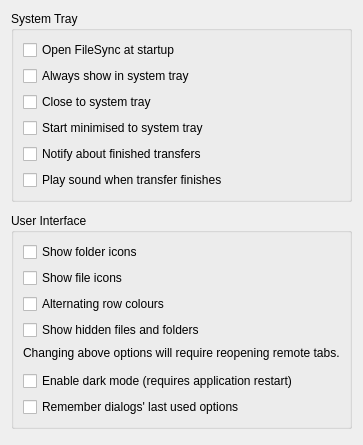
     <widget class="QWidget" name="tab_2">
      <attribute name="title">
       <string>Interface</string>
      </attribute>
      <layout class="QVBoxLayout" name="verticalLayout">
       <item>
        <widget class="QGroupBox" name="groupBox_3">
         <property name="title">
          <string>System Tray</string>
         </property>
         <layout class="QGridLayout" name="gridLayout_4">
          <item row="3" column="0">
           <widget class="QCheckBox" name="startMinimisedToTray">
            <property name="text">
             <string>Start minimised to system tray</string>
            </property>
           </widget>
          </item>
          <item row="2" column="0">
           <widget class="QCheckBox" name="closeToTray">
            <property name="text">
             <string>Close to system tray</string>
            </property>
           </widget>
          </item>
          <item row="1" column="0">
           <widget class="QCheckBox" name="alwaysShowInTray">
            <property name="text">
             <string>Always show in system tray</string>
            </property>
           </widget>
          </item>
          <item row="4" column="0">
           <widget class="QCheckBox" name="notifyFinishedTransfers">
            <property name="toolTip">
             <string>&lt;html&gt;&lt;head/&gt;&lt;body&gt;&lt;p&gt;Attempts to use OS specific notification features to notify about finished transfers&lt;/p&gt;&lt;/body&gt;&lt;/html&gt;</string>
            </property>
            <property name="text">
             <string>Notify about finished transfers</string>
            </property>
           </widget>
          </item>
          <item row="5" column="0">
           <widget class="QCheckBox" name="cb_soundNotif">
            <property name="text">
             <string>Play sound when transfer finishes</string>
            </property>
           </widget>
          </item>
          <item row="0" column="0">
           <widget class="QCheckBox" name="openAtStartup">
            <property name="text">
             <string>Open FileSync at startup</string>
            </property>
           </widget>
          </item>
         </layout>
        </widget>
       </item>
       <item>
        <spacer name="verticalSpacer">
         <property name="orientation">
          <enum>Qt::Vertical</enum>
         </property>
         <property name="sizeType">
          <enum>QSizePolicy::Fixed</enum>
         </property>
         <property name="sizeHint" stdset="0">
          <size>
           <width>20</width>
           <height>5</height>
          </size>
         </property>
        </spacer>
       </item>
       <item>
        <widget class="QGroupBox" name="groupBox">
         <property name="title">
          <string>User Interface</string>
         </property>
         <layout class="QGridLayout" name="gridLayout">
          <item row="8" column="0">
           <widget class="QCheckBox" name="darkMode">
            <property name="text">
             <string>Enable dark mode (requires application restart)</string>
            </property>
           </widget>
          </item>
          <item row="9" column="0">
           <widget class="QCheckBox" name="rememberLastOptions">
            <property name="toolTip">
             <string>&lt;html&gt;&lt;head/&gt;&lt;body&gt;&lt;p&gt;When checked new dialog (e.g. transfer, export or mount) will open with previously used options (if any modified).&lt;/p&gt;&lt;p&gt;When unchecked new dialog will always open with default options.&lt;/p&gt;&lt;/body&gt;&lt;/html&gt;</string>
            </property>
            <property name="text">
             <string>Remember dialogs' last used options</string>
            </property>
           </widget>
          </item>
          <item row="0" column="0" colspan="2">
           <widget class="QCheckBox" name="showFolderIcons">
            <property name="sizePolicy">
             <sizepolicy hsizetype="Fixed" vsizetype="Fixed">
              <horstretch>0</horstretch>
              <verstretch>0</verstretch>
             </sizepolicy>
            </property>
            <property name="toolTip">
             <string>&lt;html&gt;&lt;head/&gt;&lt;body&gt;&lt;p&gt;Display folders as icons&lt;/p&gt;&lt;/body&gt;&lt;/html&gt;</string>
            </property>
            <property name="text">
             <string>Show folder icons</string>
            </property>
           </widget>
          </item>
          <item row="4" column="0">
           <widget class="QCheckBox" name="showHidden">
            <property name="text">
             <string>Show hidden files and folders</string>
            </property>
           </widget>
          </item>
          <item row="1" column="0" colspan="2">
           <widget class="QCheckBox" name="showFileIcons">
            <property name="toolTip">
             <string>&lt;html&gt;&lt;head/&gt;&lt;body&gt;&lt;p&gt;Display files as icons&lt;/p&gt;&lt;/body&gt;&lt;/html&gt;</string>
            </property>
            <property name="text">
             <string>Show file icons</string>
            </property>
           </widget>
          </item>
          <item row="6" column="0" colspan="3">
           <widget class="QLabel" name="info">
            <property name="text">
             <string>Changing above options will require reopening remote tabs.</string>
            </property>
           </widget>
          </item>
          <item row="3" column="0" colspan="2">
           <widget class="QCheckBox" name="rowColors">
            <property name="text">
             <string>Alternating row colours</string>
            </property>
           </widget>
          </item>
          <item row="7" column="0">
           <spacer name="verticalSpacer_13">
            <property name="orientation">
             <enum>Qt::Vertical</enum>
            </property>
            <property name="sizeType">
             <enum>QSizePolicy::Fixed</enum>
            </property>
            <property name="sizeHint" stdset="0">
             <size>
              <width>20</width>
              <height>5</height>
             </size>
            </property>
           </spacer>
          </item>
         </layout>
        </widget>
       </item>
       <item>
        <spacer name="verticalSpacer_10">
         <property name="orientation">
          <enum>Qt::Vertical</enum>
         </property>
         <property name="sizeType">
          <enum>QSizePolicy::Fixed</enum>
         </property>
         <property name="sizeHint" stdset="0">
          <size>
           <width>20</width>
           <height>5</height>
          </size>
         </property>
        </spacer>
       </item>
       <item>
        <spacer name="verticalSpacer_gui_style">
         <property name="orientation">
          <enum>Qt::Vertical</enum>
         </property>
         <property name="sizeHint" stdset="0">
          <size>
           <width>20</width>
           <height>0</height>
          </size>
         </property>
        </spacer>
       </item>
      </layout>
     </widget>
